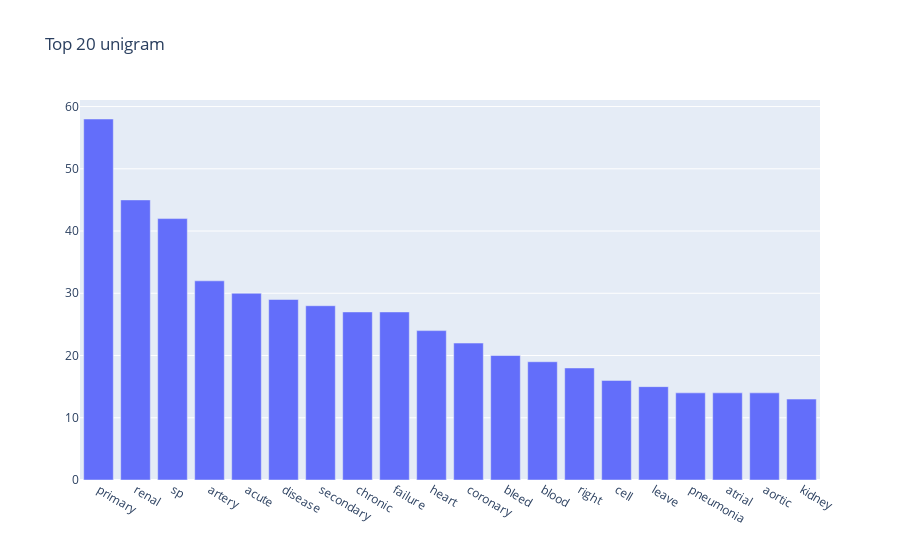

Source (notebook cell):
### Code cell
get_top_ngram(df['discharge_diagnosis_preprocessed'], ngram=1, top_n=20, stop_words=default_stop_words())

### Figure 1 — Plotly figure (JSON) as saved in the notebook; plotly's stock layout.template omitted (floating-point values rounded to 4 significant figures)
{"data": [{"type": "bar", "x": ["primary", "renal", "sp", "artery", "acute", "disease", "secondary", "chronic", "failure", "heart", "coronary", "bleed", "blood", "right", "cell", "leave", "pneumonia", "atrial", "aortic", "kidney"], "y": [58, 45, 42, 32, 30, 29, 28, 27, 27, 24, 22, 20, 19, 18, 16, 15, 14, 14, 14, 13]}], "layout": {"title": {"text": "Top 20 unigram"}}}
